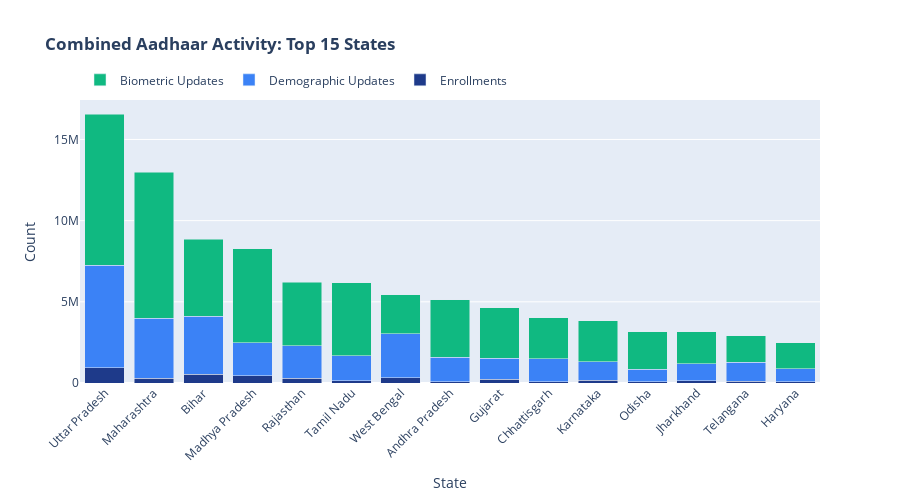

Write notebook code for a chart like this one.
### Code cell
# Stacked bar chart for combined activity
top_15_states = state_combined.head(15)

fig = go.Figure()

fig.add_trace(go.Bar(
    name='Enrollments',
    x=top_15_states['state'],
    y=top_15_states['enrollments'],
    marker_color=COLORS['primary']
))

fig.add_trace(go.Bar(
    name='Demographic Updates',
    x=top_15_states['state'],
    y=top_15_states['demographic_updates'],
    marker_color=COLORS['secondary']
))

fig.add_trace(go.Bar(
    name='Biometric Updates',
    x=top_15_states['state'],
    y=top_15_states['biometric_updates'],
    marker_color=COLORS['success']
))

fig.update_layout(
    barmode='stack',
    title='<b>Combined Aadhaar Activity: Top 15 States</b>',
    xaxis_title='State',
    yaxis_title='Count',
    xaxis_tickangle=-45,
    height=500,
    legend=dict(orientation="h", yanchor="bottom", y=1.02)
)
fig.show()
fig.write_html(OUTPUT_PATH / 'visualizations' / 'combined_activity.html')

### Figure 1 — Plotly figure (JSON) as saved in the notebook; plotly's stock layout.template omitted (floating-point values rounded to 4 significant figures)
{"data": [{"marker": {"color": "#1E3A8A"}, "name": "Enrollments", "type": "bar", "x": ["Uttar Pradesh", "Maharashtra", "Bihar", "Madhya Pradesh", "Rajasthan", "Tamil Nadu", "West Bengal", "Andhra Pradesh", "Gujarat", "Chhattisgarh", "Karnataka", "Odisha", "Jharkhand", "Telangana", "Haryana"], "y": [925900.0, 302700.0, 554300.0, 445100.0, 301300.0, 146200.0, 313900.0, 77240.0, 242500.0, 83910.0, 165900.0, 83070.0, 137600.0, 96970.0, 77840.0]}, {"marker": {"color": "#3B82F6"}, "name": "Demographic Updates", "type": "bar", "x": ["Uttar Pradesh", "Maharashtra", "Bihar", "Madhya Pradesh", "Rajasthan", "Tamil Nadu", "West Bengal", "Andhra Pradesh", "Gujarat", "Chhattisgarh", "Karnataka", "Odisha", "Jharkhand", "Telangana", "Haryana"], "y": [6329000.0, 3700000.0, 3570000.0, 2046000.0, 1991000.0, 1533000.0, 2709000.0, 1504000.0, 1286000.0, 1400000.0, 1137000.0, 763800.0, 1037000.0, 1172000.0, 803200.0]}, {"marker": {"color": "#10B981"}, "name": "Biometric Updates", "type": "bar", "x": ["Uttar Pradesh", "Maharashtra", "Bihar", "Madhya Pradesh", "Rajasthan", "Tamil Nadu", "West Bengal", "Andhra Pradesh", "Gujarat", "Chhattisgarh", "Karnataka", "Odisha", "Jharkhand", "Telangana", "Haryana"], "y": [9304000.0, 8964000.0, 4745000.0, 5791000.0, 3900000.0, 4490000.0, 2417000.0, 3537000.0, 3110000.0, 2551000.0, 2521000.0, 2320000.0, 1978000.0, 1640000.0, 1588000.0]}], "layout": {"barmode": "stack", "height": 500, "legend": {"orientation": "h", "y": 1.02, "yanchor": "bottom"}, "title": {"text": "<b>Combined Aadhaar Activity: Top 15 States</b>"}, "xaxis": {"tickangle": -45, "title": {"text": "State"}}, "yaxis": {"title": {"text": "Count"}}}}
